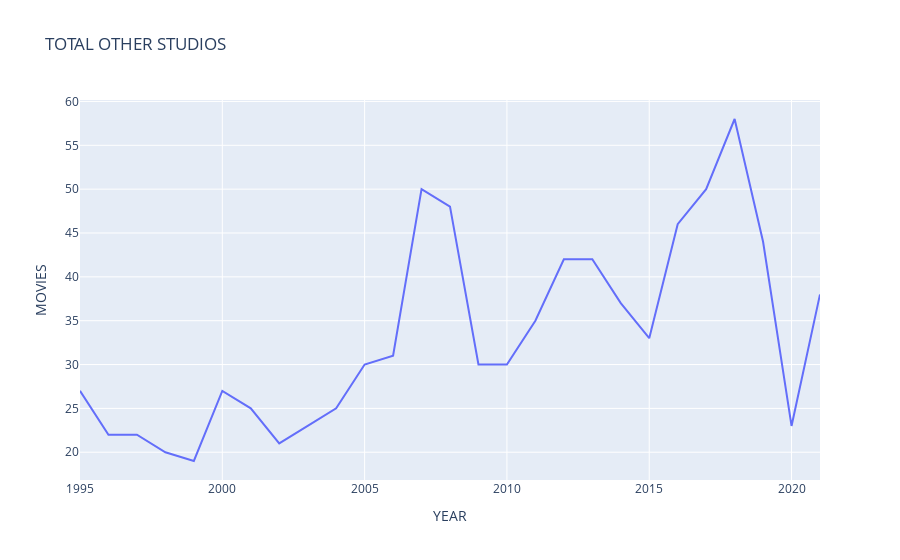

Notebook code cell kept with this figure:
### Markdown cell above
OTHER STUDIOS VS YEAR

### Code cell
seventh_data_x = release_data['YEAR']
seventh_data_y = release_data['TOTAL OTHER STUDIOS']
seventh_graph_data = pd.DataFrame(dict(YEAR=seventh_data_x , MOVIES = seventh_data_y))
seventh_graph=px.line(seventh_graph_data,x='YEAR',y='MOVIES',title = 'TOTAL OTHER STUDIOS')
seventh_graph.show()

### Figure 1 — Plotly figure (JSON) as saved in the notebook; plotly's stock layout.template omitted (floating-point values rounded to 4 significant figures)
{"data": [{"hovertemplate": "YEAR=%{x}<br>MOVIES=%{y}<extra></extra>", "legendgroup": "", "line": {"color": "#636efa", "dash": "solid"}, "marker": {"symbol": "circle"}, "mode": "lines", "name": "", "orientation": "v", "showlegend": false, "type": "scatter", "x": [2021, 2020, 2019, 2018, 2017, 2016, 2015, 2014, 2013, 2012, 2011, 2010, 2009, 2008, 2007, 2006, 2005, 2004, 2003, 2002, 2001, 2000, 1999, 1998, 1997, 1996, 1995], "xaxis": "x", "y": [38, 23, 44, 58, 50, 46, 33, 37, 42, 42, 35, 30, 30, 48, 50, 31, 30, 25, 23, 21, 25, 27, 19, 20, 22, 22, 27], "yaxis": "y"}], "layout": {"autosize": true, "legend": {"tracegroupgap": 0}, "title": {"text": "TOTAL OTHER STUDIOS"}, "xaxis": {"anchor": "y", "autorange": true, "domain": [0, 1], "range": [1995, 2021], "title": {"text": "YEAR"}, "type": "linear"}, "yaxis": {"anchor": "x", "autorange": true, "domain": [0, 1], "range": [16.83, 60.17], "title": {"text": "MOVIES"}, "type": "linear"}}}
